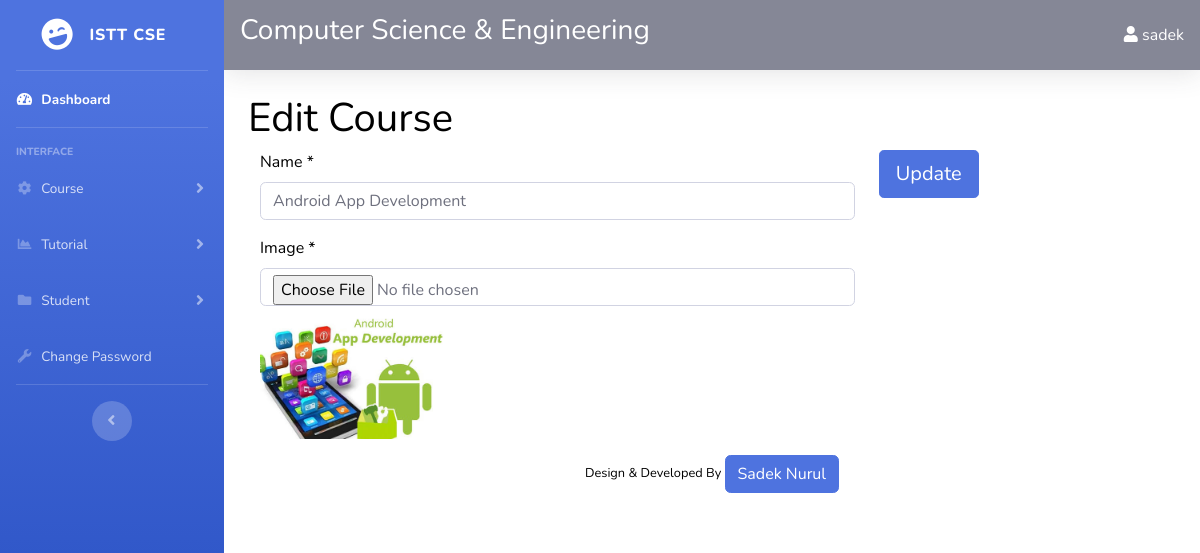
Screenshot of /admin/index.php?edit_course&id=5 (signed in) with the database file from the repository.
### tables this page shows
CREATE TABLE `courses` (
  `id` int(100) NOT NULL,
  `name` varchar(255) NOT NULL,
  `image` text NOT NULL,
  `date` varchar(255) NOT NULL
);

### resources/functions.php (called while the page is built, shortened)
<?php
function query($sql){
	global $connection;
	return mysqli_query($connection,$sql);
}
function escape_string($string){
	global $connection;
	return mysqli_real_escape_string($connection,$string);
}
function fetch_array($result){
	return mysqli_fetch_array($result);
}
function remove_slashes($string){
	$text = str_replace("\\r\\n", "", $string);
	$text = implode("",explode("\\",$text));
	return $text;
}
?>

### resources/templates/back/edit-course.php (the view, shortened to what this page needs)
<?php
 $query = query("SELECT * FROM courses WHERE id = " . escape_string($_GET['id']) . "");
 while($row = fetch_array($query)) {
	$name        = remove_slashes(escape_string($row['name']));
	$image       = escape_string($row['image']);
 }
?>
<div class="col-md-12">
<div class="row">
<h1 class="page-header">
   Edit Course
</h1>
</div>
<div class="row">
<form action="" method="post" enctype="multipart/form-data" style="width:100%;">
<div class="col-md-8">
	<div class="form-group">
		<label for="product-title">Name * </label>
            <input type="text" name="name" id="" value="<?php echo stripslashes(trim($name)); ?>" class="form-control" required />
    </div>
	<div class="form-group">
		<label for="product-title">Image * </label>
            <input type="file" name="image" id="" class="form-control" />
			<img src="../resources/tutorial-images/<?php echo $image; ?>" alt="" width="200" />
    </div>
</div>
<aside id="admin_sidebar" class="col-md-4">
     <div class="form-group">
        <input type="submit" name="update" class="btn btn-primary btn-lg" value="Update">
    </div>
</aside>
</form>
</div>

### rows the page displays
courses: name "Android App Development", image (picture)

### other values shown
$_SESSION['username'] "sadek"
